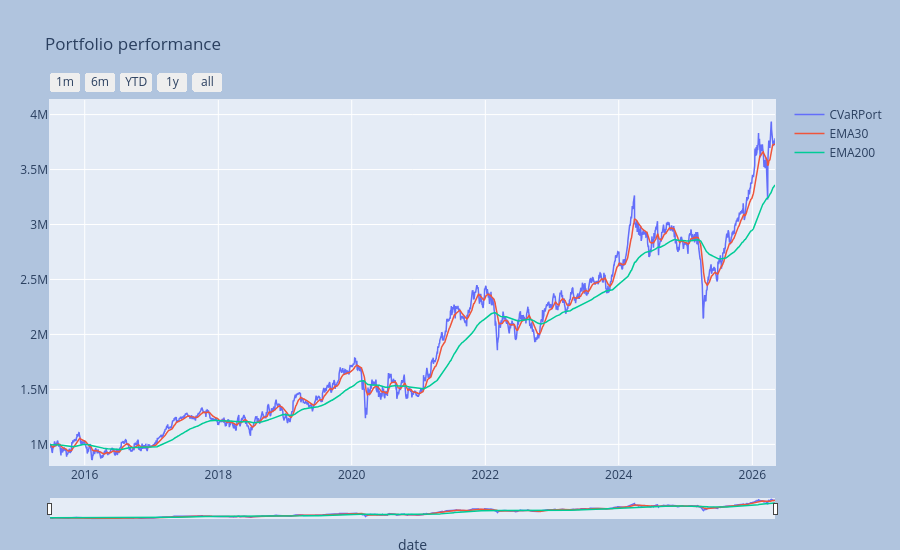

The cell this chart's notebook holds for it:
### Markdown cell above
The rest is the same as for any backtest analysis (e.g. see `OutOfSample_example.jpynb`). The monetary values should be understood to be denominated in the exchange currency. In our case 
is Swedish Krona.

### Code cell
_ = pr2.port_view(fancy=True, title="Portfolio performance")

### Figure 1 — Plotly figure (JSON) as saved in the notebook; plotly's stock layout.template omitted (floating-point values rounded to 4 significant figures; data arrays with more than 128 entries replaced by an {"elided": "..."} marker saying what was removed)
{"data": [{"line": {"width": 1.5}, "name": "CVaRPort", "type": "scatter", "x": {"elided": "2730 str values"}, "y": {"elided": "2730 float values"}}, {"line": {"width": 1.5}, "name": "EMA30", "type": "scatter", "x": {"elided": "2730 str values"}, "y": {"elided": "2730 float values"}}, {"line": {"width": 1.5}, "name": "EMA200", "type": "scatter", "x": {"elided": "2730 str values"}, "y": {"elided": "2730 float values"}}], "layout": {"autosize": false, "height": 550, "margin": {"b": 25, "l": 50, "pad": 1, "r": 50, "t": 100}, "paper_bgcolor": "LightSteelBlue", "title": {"text": "Portfolio performance"}, "width": 900, "xaxis": {"autorange": false, "fixedrange": false, "range": ["2015-06-25T00:00:00", "2026-05-05T00:00:00"], "rangeselector": {"buttons": [{"count": 1, "label": "1m", "step": "month", "stepmode": "backward"}, {"count": 6, "label": "6m", "step": "month", "stepmode": "backward"}, {"count": 1, "label": "YTD", "step": "year", "stepmode": "todate"}, {"count": 1, "label": "1y", "step": "year", "stepmode": "backward"}, {"step": "all"}]}, "rangeslider": {"thickness": 0.05, "visible": true}, "title": {"text": "date"}, "type": "date"}, "yaxis": {"autorange": false, "fixedrange": false, "range": [812500.0, 4133000.0], "title": {}}}}
